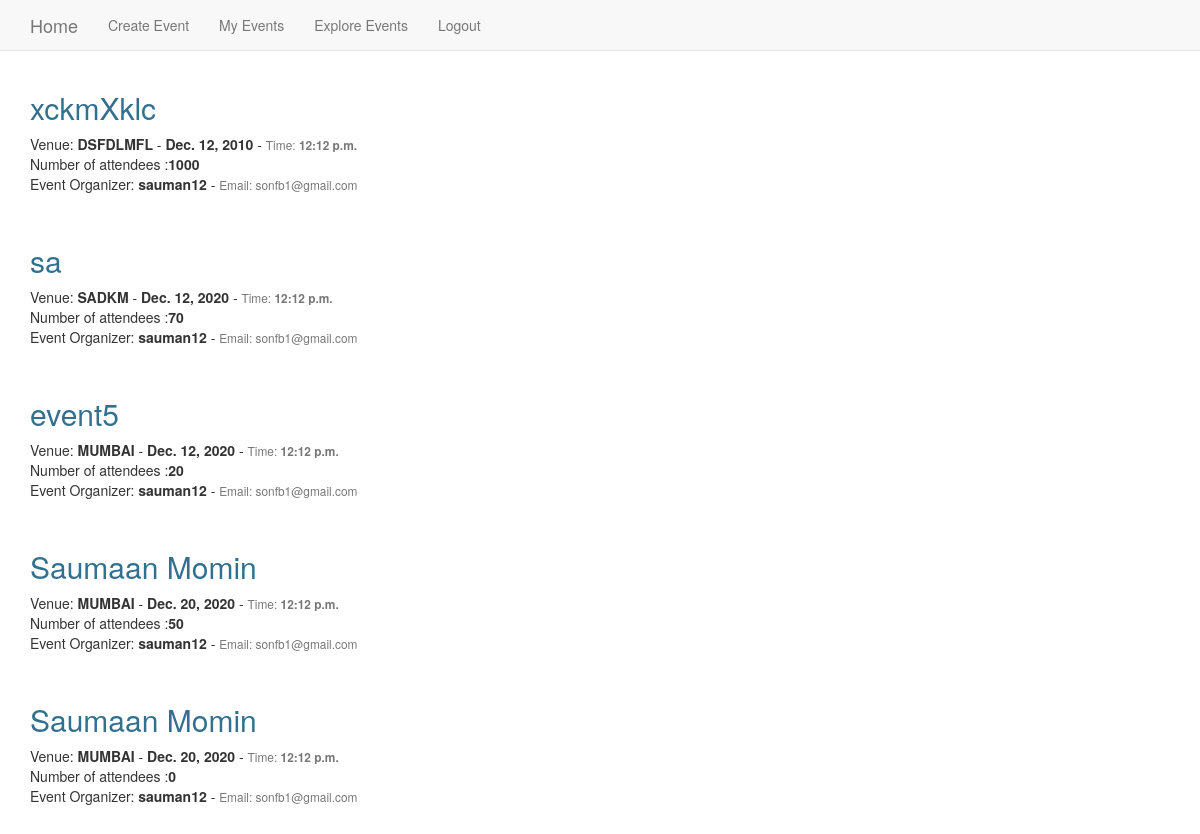
Screenshot of /Userreg/ (signed in) with the database file from the repository.
### Userreg/models.py (models this page shows, shortened)
class Event(models.Model):
    name = models.CharField(max_length=50)
    venue = models.CharField(max_length=200)
    date = models.DateField(help_text='Please use the following format: <em>YYYY-MM-DD</em>.')
    time = models.TimeField(help_text='Please use the following format: <em>HH:MM:SS<em>')
    category = models.CharField(max_length=50)
    num_of_attendees = models.PositiveIntegerField(default=0, blank=True)
    attendees = models.ManyToManyField(settings.AUTH_USER_MODEL, related_name='attending', blank=True)
    class Meta:
        verbose_name = 'event'
        verbose_name_plural = 'events'
        ordering = ['date', 'time']
    def get_number_of_attendees(self):
        return self.num_of_attendees

### Userreg/views.py (the view)
# urls.py: url('',views.EventList.as_view(),name='Eevent'),
class EventList(LoginRequiredMixin, generic.ListView):
    model = Event
    template_name = 'Userreg/Eevent.html'
    context_object_name = 'events'
    paginate_by = 10
    def get_queryset(self):
        if self.request.user.is_superuser:
            return Event.objects.all()
        else:
            return Event.objects.all()

### templates/Userreg/Eevent.html
{% extends "Userreg/base.html" %}
{% load staticfiles %}
{% block body_block %}
        {% for event in events %}
            <div class="card w-50 mx-auto border-info">
                <div class="card-body">
                    <div>
                        <h2><a class="card-text text-info"href="{% url 'Userreg:event-detail' %}">{{event.name}}</a></h2>
                        <span class="card-text">Venue:<strong> {{ event.venue|upper }} </strong> - <span class="mx-auto w-50"><strong>{{ event.date }}</strong></span> - <small class="text-muted">Time: <strong>{{ event.time }}</strong></small></span><br>
                        <span class="card-text">Number of attendees :<strong>{{ event.get_number_of_attendees }}</strong></span>
                        <p class="card-text">Event Organizer:<strong> {{ user.username}} </strong>   -   <small class="text-muted">Email: {{ user.email }}</small></p>
                    </div>
                </div>
            </div>
            <br>
        {% endfor %}
    {% endblock %}

### templates/Userreg/base.html (shortened to what this page needs)
<!DOCTYPE html>
<html>
  <head>
    <link rel="stylesheet" href="https://maxcdn.bootstrapcdn.com/bootstrap/3.3.7/css/bootstrap.min.css">
</head>
  <body>
    <nav class="navbar navbar-default navbar-static-top">
      <div class="container">
        <ul class="nav navbar-nav">
          <li><a class="navbar-brand" href="{% url 'index' %}">Home</a></li>
          {% if user.is_authenticated %}
          	<li><a class="navbar-link" href="{% url 'Userreg:Cevent' %}">  Create Event   </a></li>
          	<li><a class="navbar-link" href="{% url 'Userreg:Devent' %}">  My Events   </a></li>
          	<li><a class="navbar-link" href="{% url 'Userreg:Eevent' %}">  Explore Events   </a></li>
            <li><a href="{% url 'logout' %}">Logout</a></li>
          {% else %}
          	<li><a class="navbar-link" href="{% url 'admin:index' %}">Admin</a></li>
            <li><a class="navbar-link" href="{% url 'Userreg:register' %}">Register</a></li>
            <li><a class="navbar-link" href="{% url 'Userreg:user_login' %}">Login</a></li>
          {% endif %}
</ul>
      </div>
    </nav>
    <div class="container">
    {% block body_block %}
    {% endblock %}
    </div>
  </body>
</html>

### rows the page displays
Event: name "xckmXklc", venue "DSFDLMFL", date "Dec. 12, 2010", time "12:12 p.m.", get_number_of_attendees "1000"
Event: name "sa", venue "SADKM", date "Dec. 12, 2020", time "12:12 p.m.", get_number_of_attendees "70"
Event: name "event5", venue "MUMBAI", date "Dec. 12, 2020", time "12:12 p.m.", get_number_of_attendees "20"
Event: name "Saumaan Momin", venue "MUMBAI", date "Dec. 20, 2020", time "12:12 p.m.", get_number_of_attendees "50"
Event: name "Saumaan Momin", venue "MUMBAI", date "Dec. 20, 2020", time "12:12 p.m.", get_number_of_attendees "0"

### other values shown
{{ user.username }} "sauman12"
{{ user.email }} "sonfb1@gmail.com"
